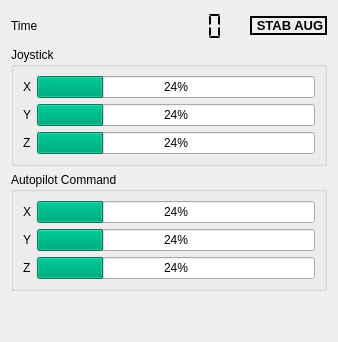
          <widget class="QWidget" name="tab_3">
           <attribute name="title">
            <string>HMI</string>
           </attribute>
           <layout class="QVBoxLayout" name="verticalLayout_28">
            <item>
             <layout class="QVBoxLayout" name="verticalLayout_27">
              <item>
               <layout class="QHBoxLayout" name="horizontalLayout_19">
                <item>
                 <layout class="QHBoxLayout" name="horizontalLayout_17">
                  <item>
                   <widget class="QLabel" name="label_73">
                    <property name="sizePolicy">
                     <sizepolicy hsizetype="MinimumExpanding" vsizetype="Preferred">
                      <horstretch>0</horstretch>
                      <verstretch>0</verstretch>
                     </sizepolicy>
                    </property>
                    <property name="maximumSize">
                     <size>
                      <width>100</width>
                      <height>16777215</height>
                     </size>
                    </property>
                    <property name="text">
                     <string>Time</string>
                    </property>
                   </widget>
                  </item>
                  <item>
                   <widget class="QLCDNumber" name="hmiTimeLcd">
                    <property name="minimumSize">
                     <size>
                      <width>200</width>
                      <height>30</height>
                     </size>
                    </property>
                    <property name="maximumSize">
                     <size>
                      <width>200</width>
                      <height>16777215</height>
                     </size>
                    </property>
                    <property name="frameShape">
                     <enum>QFrame::NoFrame</enum>
                    </property>
                    <property name="smallDecimalPoint">
                     <bool>true</bool>
                    </property>
                    <property name="numDigits">
                     <number>10</number>
                    </property>
                    <property name="segmentStyle">
                     <enum>QLCDNumber::Flat</enum>
                    </property>
                   </widget>
                  </item>
                 </layout>
                </item>
                <item>
                 <widget class="QLabel" name="hmiLbl">
                  <property name="sizePolicy">
                   <sizepolicy hsizetype="Fixed" vsizetype="Fixed">
                    <horstretch>80</horstretch>
                    <verstretch>31</verstretch>
                   </sizepolicy>
                  </property>
                  <property name="palette">
                   <palette>
                    <active>
                     <colorrole role="Button">
                      <brush brushstyle="SolidPattern">
                       <color alpha="255">
                        <red>0</red>
                        <green>0</green>
                        <blue>0</blue>
                       </color>
                      </brush>
                     </colorrole>
                     <colorrole role="Base">
                      <brush brushstyle="SolidPattern">
                       <color alpha="255">
                        <red>0</red>
                        <green>0</green>
                        <blue>255</blue>
                       </color>
                      </brush>
                     </colorrole>
                     <colorrole role="AlternateBase">
                      <brush brushstyle="SolidPattern">
                       <color alpha="255">
                        <red>0</red>
                        <green>0</green>
                        <blue>255</blue>
                       </color>
                      </brush>
                     </colorrole>
                    </active>
                    <inactive>
                     <colorrole role="Button">
                      <brush brushstyle="SolidPattern">
                       <color alpha="255">
                        <red>0</red>
                        <green>0</green>
                        <blue>0</blue>
                       </color>
                      </brush>
                     </colorrole>
                     <colorrole role="Base">
                      <brush brushstyle="SolidPattern">
                       <color alpha="255">
                        <red>0</red>
                        <green>0</green>
                        <blue>255</blue>
                       </color>
                      </brush>
                     </colorrole>
                     <colorrole role="AlternateBase">
                      <brush brushstyle="SolidPattern">
                       <color alpha="255">
                        <red>0</red>
                        <green>0</green>
                        <blue>255</blue>
                       </color>
                      </brush>
                     </colorrole>
                    </inactive>
                    <disabled>
                     <colorrole role="Button">
                      <brush brushstyle="SolidPattern">
                       <color alpha="255">
                        <red>0</red>
                        <green>0</green>
                        <blue>0</blue>
                       </color>
                      </brush>
                     </colorrole>
                     <colorrole role="Base">
                      <brush brushstyle="SolidPattern">
                       <color alpha="255">
                        <red>255</red>
                        <green>255</green>
                        <blue>255</blue>
                       </color>
                      </brush>
                     </colorrole>
                     <colorrole role="AlternateBase">
                      <brush brushstyle="SolidPattern">
                       <color alpha="255">
                        <red>0</red>
                        <green>0</green>
                        <blue>255</blue>
                       </color>
                      </brush>
                     </colorrole>
                    </disabled>
                   </palette>
                  </property>
                  <property name="autoFillBackground">
                   <bool>true</bool>
                  </property>
                  <property name="frameShape">
                   <enum>QFrame::Panel</enum>
                  </property>
                  <property name="frameShadow">
                   <enum>QFrame::Plain</enum>
                  </property>
                  <property name="lineWidth">
                   <number>2</number>
                  </property>
                  <property name="midLineWidth">
                   <number>0</number>
                  </property>
                  <property name="text">
                   <string>&lt;!DOCTYPE HTML PUBLIC &quot;-//W3C//DTD HTML 4.0//EN&quot; &quot;http://www.w3.org/TR/REC-html40/strict.dtd&quot;&gt;
&lt;html&gt;&lt;head&gt;&lt;meta name=&quot;qrichtext&quot; content=&quot;1&quot; /&gt;&lt;style type=&quot;text/css&quot;&gt;
p, li { white-space: pre-wrap; }
&lt;/style&gt;&lt;/head&gt;&lt;body style=&quot; font-family:'Sans Uralic'; font-size:10pt; font-weight:400; font-style:normal;&quot;&gt;
&lt;p align=&quot;center&quot; style=&quot; margin-top:0px; margin-bottom:0px; margin-left:0px; margin-right:0px; -qt-block-indent:0; text-indent:0px;&quot;&gt;&lt;span style=&quot; font-weight:600;&quot;&gt;STAB AUG&lt;/span&gt;&lt;/p&gt;&lt;/body&gt;&lt;/html&gt;</string>
                  </property>
                  <property name="textFormat">
                   <enum>Qt::RichText</enum>
                  </property>
                  <property name="wordWrap">
                   <bool>false</bool>
                  </property>
                 </widget>
                </item>
               </layout>
              </item>
              <item>
               <widget class="QGroupBox" name="groupBox_10">
                <property name="title">
                 <string>Joystick</string>
                </property>
                <layout class="QVBoxLayout" name="verticalLayout_25">
                 <item>
                  <layout class="QGridLayout" name="gridLayout_15">
                   <item row="0" column="0">
                    <widget class="QLabel" name="label_74">
                     <property name="text">
                      <string>X</string>
                     </property>
                    </widget>
                   </item>
                   <item row="0" column="1">
                    <widget class="QProgressBar" name="hmiJoyXBar">
                     <property name="palette">
                      <palette>
                       <active>
                        <colorrole role="Highlight">
                         <brush brushstyle="SolidPattern">
                          <color alpha="255">
                           <red>0</red>
                           <green>170</green>
                           <blue>127</blue>
                          </color>
                         </brush>
                        </colorrole>
                       </active>
                       <inactive>
                        <colorrole role="Highlight">
                         <brush brushstyle="SolidPattern">
                          <color alpha="255">
                           <red>0</red>
                           <green>170</green>
                           <blue>127</blue>
                          </color>
                         </brush>
                        </colorrole>
                       </inactive>
                       <disabled>
                        <colorrole role="Highlight">
                         <brush brushstyle="SolidPattern">
                          <color alpha="255">
                           <red>250</red>
                           <green>250</green>
                           <blue>250</blue>
                          </color>
                         </brush>
                        </colorrole>
                       </disabled>
                      </palette>
                     </property>
                     <property name="value">
                      <number>24</number>
                     </property>
                     <property name="alignment">
                      <set>Qt::AlignCenter</set>
                     </property>
                    </widget>
                   </item>
                   <item row="1" column="0">
                    <widget class="QLabel" name="label_75">
                     <property name="text">
                      <string>Y</string>
                     </property>
                    </widget>
                   </item>
                   <item row="1" column="1">
                    <widget class="QProgressBar" name="hmiJoyYBar">
                     <property name="palette">
                      <palette>
                       <active>
                        <colorrole role="Highlight">
                         <brush brushstyle="SolidPattern">
                          <color alpha="255">
                           <red>0</red>
                           <green>170</green>
                           <blue>127</blue>
                          </color>
                         </brush>
                        </colorrole>
                       </active>
                       <inactive>
                        <colorrole role="Highlight">
                         <brush brushstyle="SolidPattern">
                          <color alpha="255">
                           <red>0</red>
                           <green>170</green>
                           <blue>127</blue>
                          </color>
                         </brush>
                        </colorrole>
                       </inactive>
                       <disabled>
                        <colorrole role="Highlight">
                         <brush brushstyle="SolidPattern">
                          <color alpha="255">
                           <red>250</red>
                           <green>250</green>
                           <blue>250</blue>
                          </color>
                         </brush>
                        </colorrole>
                       </disabled>
                      </palette>
                     </property>
                     <property name="value">
                      <number>24</number>
                     </property>
                     <property name="alignment">
                      <set>Qt::AlignCenter</set>
                     </property>
                    </widget>
                   </item>
                   <item row="2" column="0">
                    <widget class="QLabel" name="label_76">
                     <property name="text">
                      <string>Z</string>
                     </property>
                    </widget>
                   </item>
                   <item row="2" column="1">
                    <widget class="QProgressBar" name="hmiJoyZBar">
                     <property name="palette">
                      <palette>
                       <active>
                        <colorrole role="Highlight">
                         <brush brushstyle="SolidPattern">
                          <color alpha="255">
                           <red>0</red>
                           <green>170</green>
                           <blue>127</blue>
                          </color>
                         </brush>
                        </colorrole>
                       </active>
                       <inactive>
                        <colorrole role="Highlight">
                         <brush brushstyle="SolidPattern">
                          <color alpha="255">
                           <red>0</red>
                           <green>170</green>
                           <blue>127</blue>
                          </color>
                         </brush>
                        </colorrole>
                       </inactive>
                       <disabled>
                        <colorrole role="Highlight">
                         <brush brushstyle="SolidPattern">
                          <color alpha="255">
                           <red>250</red>
                           <green>250</green>
                           <blue>250</blue>
                          </color>
                         </brush>
                        </colorrole>
                       </disabled>
                      </palette>
                     </property>
                     <property name="value">
                      <number>24</number>
                     </property>
                     <property name="alignment">
                      <set>Qt::AlignCenter</set>
                     </property>
                    </widget>
                   </item>
                  </layout>
                 </item>
                </layout>
               </widget>
              </item>
              <item>
               <widget class="QGroupBox" name="groupBox_11">
                <property name="title">
                 <string>Autopilot Command</string>
                </property>
                <layout class="QVBoxLayout" name="verticalLayout_26">
                 <item>
                  <layout class="QGridLayout" name="gridLayout_16">
                   <item row="0" column="0">
                    <widget class="QLabel" name="label_77">
                     <property name="text">
                      <string>X</string>
                     </property>
                    </widget>
                   </item>
                   <item row="0" column="1">
                    <widget class="QProgressBar" name="hmiCmdXBar">
                     <property name="palette">
                      <palette>
                       <active>
                        <colorrole role="Highlight">
                         <brush brushstyle="SolidPattern">
                          <color alpha="255">
                           <red>0</red>
                           <green>170</green>
                           <blue>127</blue>
                          </color>
                         </brush>
                        </colorrole>
                       </active>
                       <inactive>
                        <colorrole role="Highlight">
                         <brush brushstyle="SolidPattern">
                          <color alpha="255">
                           <red>0</red>
                           <green>170</green>
                           <blue>127</blue>
                          </color>
                         </brush>
                        </colorrole>
                       </inactive>
                       <disabled>
                        <colorrole role="Highlight">
                         <brush brushstyle="SolidPattern">
                          <color alpha="255">
                           <red>250</red>
                           <green>250</green>
                           <blue>250</blue>
                          </color>
                         </brush>
                        </colorrole>
                       </disabled>
                      </palette>
                     </property>
                     <property name="value">
                      <number>24</number>
                     </property>
                     <property name="alignment">
                      <set>Qt::AlignCenter</set>
                     </property>
                    </widget>
                   </item>
                   <item row="1" column="0">
                    <widget class="QLabel" name="label_78">
                     <property name="text">
                      <string>Y</string>
                     </property>
                    </widget>
                   </item>
                   <item row="1" column="1">
                    <widget class="QProgressBar" name="hmiCmdYBar">
                     <property name="palette">
                      <palette>
                       <active>
                        <colorrole role="Highlight">
                         <brush brushstyle="SolidPattern">
                          <color alpha="255">
                           <red>0</red>
                           <green>170</green>
                           <blue>127</blue>
                          </color>
                         </brush>
                        </colorrole>
                       </active>
                       <inactive>
                        <colorrole role="Highlight">
                         <brush brushstyle="SolidPattern">
                          <color alpha="255">
                           <red>0</red>
                           <green>170</green>
                           <blue>127</blue>
                          </color>
                         </brush>
                        </colorrole>
                       </inactive>
                       <disabled>
                        <colorrole role="Highlight">
                         <brush brushstyle="SolidPattern">
                          <color alpha="255">
                           <red>250</red>
                           <green>250</green>
                           <blue>250</blue>
                          </color>
                         </brush>
                        </colorrole>
                       </disabled>
                      </palette>
                     </property>
                     <property name="value">
                      <number>24</number>
                     </property>
                     <property name="alignment">
                      <set>Qt::AlignCenter</set>
                     </property>
                    </widget>
                   </item>
                   <item row="2" column="0">
                    <widget class="QLabel" name="label_79">
                     <property name="text">
                      <string>Z</string>
                     </property>
                    </widget>
                   </item>
                   <item row="2" column="1">
                    <widget class="QProgressBar" name="hmiCmdZBar">
                     <property name="palette">
                      <palette>
                       <active>
                        <colorrole role="Highlight">
                         <brush brushstyle="SolidPattern">
                          <color alpha="255">
                           <red>0</red>
                           <green>170</green>
                           <blue>127</blue>
                          </color>
                         </brush>
                        </colorrole>
                       </active>
                       <inactive>
                        <colorrole role="Highlight">
                         <brush brushstyle="SolidPattern">
                          <color alpha="255">
                           <red>0</red>
                           <green>170</green>
                           <blue>127</blue>
                          </color>
                         </brush>
                        </colorrole>
                       </inactive>
                       <disabled>
                        <colorrole role="Highlight">
                         <brush brushstyle="SolidPattern">
                          <color alpha="255">
                           <red>250</red>
                           <green>250</green>
                           <blue>250</blue>
                          </color>
                         </brush>
                        </colorrole>
                       </disabled>
                      </palette>
                     </property>
                     <property name="value">
                      <number>24</number>
                     </property>
                     <property name="alignment">
                      <set>Qt::AlignCenter</set>
                     </property>
                    </widget>
                   </item>
                  </layout>
                 </item>
                </layout>
               </widget>
              </item>
              <item>
               <spacer name="verticalSpacer">
                <property name="orientation">
                 <enum>Qt::Vertical</enum>
                </property>
                <property name="sizeHint" stdset="0">
                 <size>
                  <width>20</width>
                  <height>40</height>
                 </size>
                </property>
               </spacer>
              </item>
             </layout>
            </item>
           </layout>
          </widget>
